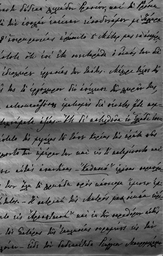
#> input picture Thresholding an image/trikoupi6.png, 163 x 256 px, shrunk from 1031 x 1623 before the run
$ python askisi1.py   (older library calls are emulated)
#> lines starting #> are read from the running program, lines starting #| are printed output that depends on the picture
import numpy as np
import matplotlib.image as mpimg
import scipy.misc
from PIL import Image
A = np.array(Image.open('trikoupi6.png'))
#> A is the input picture: shape (256, 163); min 0, max 202, mean 108.3
C = np.zeros(A.shape)
nrows,ncols = A.shape
#> nrows = 256; ncols = 163
B =[0,30,60,90,120,150,180,210,240]


for k in range (0,9):
    for i in range(0,nrows):
        for j in range(0,ncols):
            if(A[i][j]<=B[k]):
                C[i][j] = 0
            else:
                C[i][j] = 255
    scipy.misc.imsave('picK=%d.png'%(B[k]),C)
#> this loop made 9 passes
#> pass 1, `scipy.misc.imsave('picK=%d.png'%(B[k]),C)`:
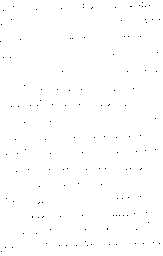
#> saved as picK=0.png: PIL image 163x256 L; 99.7% white; black in thin lines or dots
#> pass 2, `scipy.misc.imsave('picK=%d.png'%(B[k]),C)`:
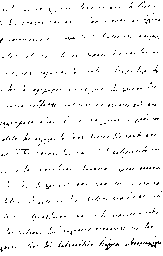
#> saved as picK=30.png: PIL image 163x256 L; 96.8% white; black in thin lines or dots
#> after the loop: C: shape (256, 163) float64; every value is 0
